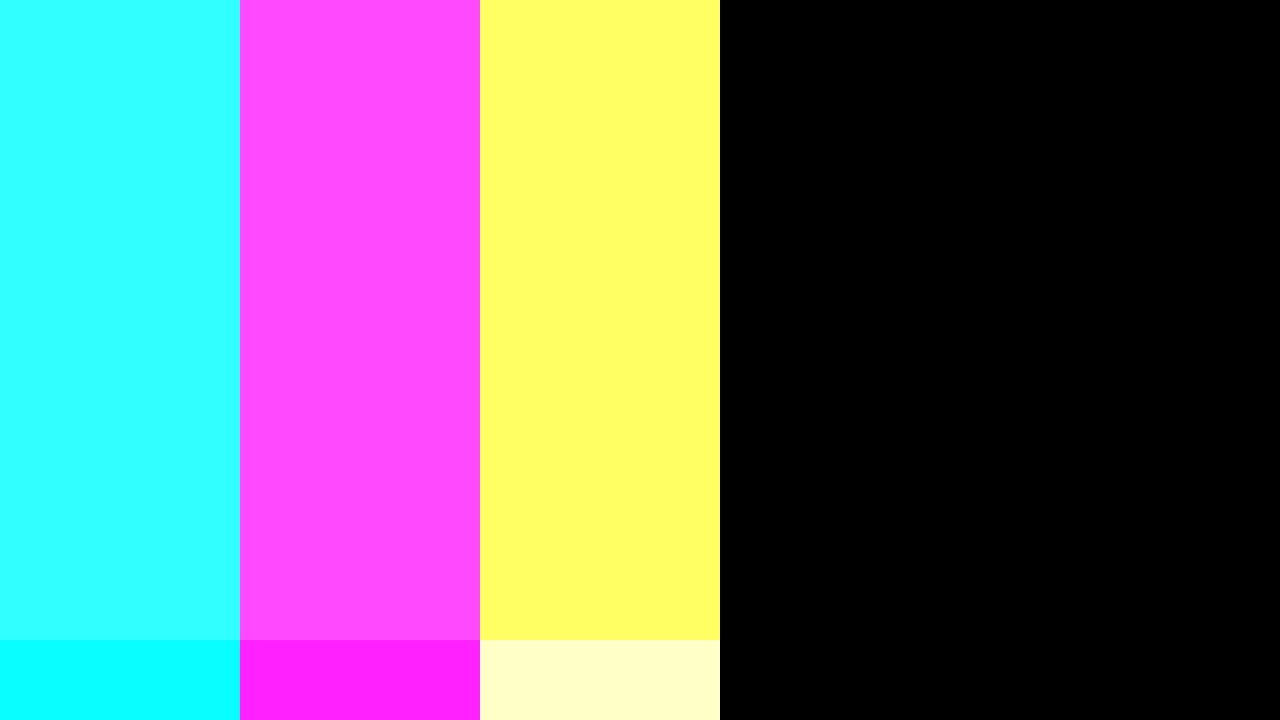
#> input picture final10.jpg, 1280 x 720 px, given in place of big_pic.jpg, which was not available
$ python Parallel4.py
#> lines starting #> are read from the running program, lines starting #| are printed output that depends on the picture; pictures that were not available may be replaced by others from this repository, and a replacement may not be noted
from PIL import Image
import numpy as np
from multiprocessing import Pool, current_process
import os
import time


def process_image(image_part, shift_value, color_channel):
    # Record start time
    start_time = time.time()

    # Convert PIL Image to numpy array
    img_shift = np.array(image_part)

    # Shift the colour channel
    img_shift[..., color_channel] = (img_shift[..., color_channel] + shift_value).clip(
        0, 255
    )

    # Convert numpy array to PIL Image
    processed_img = Image.fromarray(img_shift.astype("uint8"))

    # Record end time
    end_time = time.time()

    # Calculate process time
    process_time = end_time - start_time

    # Get process name
    process_name = current_process().name

    return processed_img, process_name, process_time


def main():
    img = Image.open("C:/Users/pitch/OneDrive/Desktop/paralel/big_pic.jpg")
#> img is the input picture: PIL image 1280x720 RGB; mean R, G, B 104, 108.3, 116.3

    width, height = img.size
#> width = 1280; height = 720
    part_height = height // 2
#> part_height = 360
    part_width = width // 3
#> part_width = 426
    image_parts = []

    for i in range(2):
        for j in range(3):
            left = j * part_width
            upper = i * part_height
            right = (j + 1) * part_width if j + 1 != 3 else width
            lower = (i + 1) * part_height if i + 1 != 2 else height
            part = img.crop((left, upper, right, lower))
            image_parts.append(part)
#> after the loop, image_parts = 6 items

    shift_RGB_value = [50, 75, 100, -50, -75, -100]
    color_channels = [0, 1, 2, 2, 1, 0]  # 0: Red, 1: Green, 2: Blue

    # Create a multiprocessing Pool
    with Pool() as p:
        results = p.starmap(
            process_image, zip(image_parts, shift_RGB_value, color_channels)
        )
#> in process_image, `processed_img = Image.fromarray(img_shift.astype("uint8"))`:
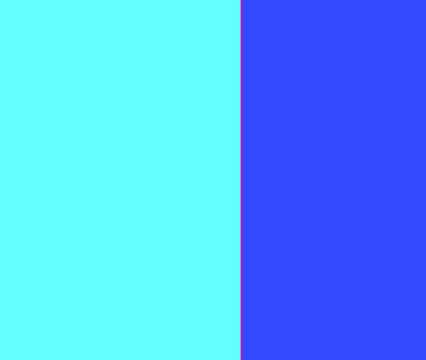
#> processed_img: PIL image 426x360 RGB; mean R, G, B 77.8, 175.5, 255
#> call 2 of process_image, with shift_value = 75, color_channel = 1
#> in process_image (call 2), `img_shift[..., color_channel] = (img_shift[..., color_channel] + shift..`:
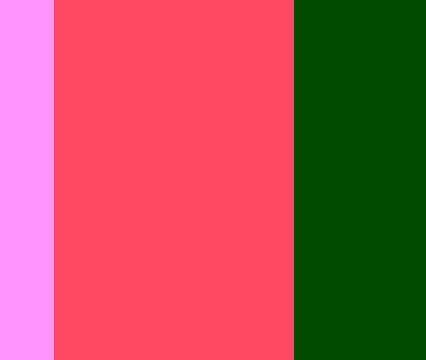
#> img_shift: shape (360, 426, 3); mean R, G, B 175.9, 83.1, 88.2
#> in process_image (call 2), `process_time = end_time - start_time`: process_time = 0.0225
#> call 3 of process_image, with shift_value = 100, color_channel = 2
#> in process_image (call 3), `img_shift = np.array(image_part)`: img_shift: shape (360, 428, 3); every value is 0
#> in process_image (call 3), `img_shift[..., color_channel] = (img_shift[..., color_channel] + shift..`:
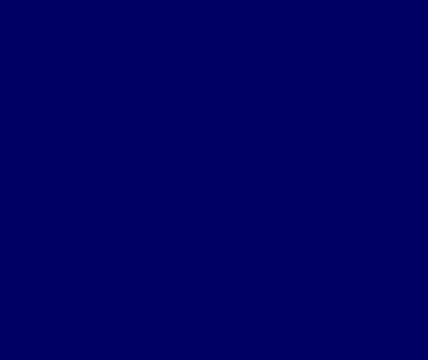
#> img_shift: shape (360, 428, 3); mean R, G, B 0, 0, 100
#> in process_image (call 3), `process_time = end_time - start_time`: process_time = 0.0128
#> call 4 of process_image, with shift_value = -50, color_channel = 2
#> in process_image (call 4), `img_shift[..., color_channel] = (img_shift[..., color_channel] + shift..`:
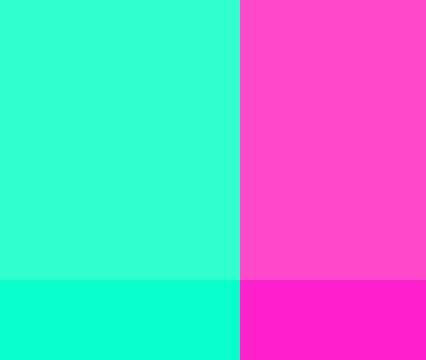
#> img_shift: shape (360, 426, 3); mean R, G, B 133.9, 171.5, 204.9
#> in process_image (call 4), `process_time = end_time - start_time`: process_time = 0.02
#> in process_image (call 5), `img_shift = np.array(image_part)`:
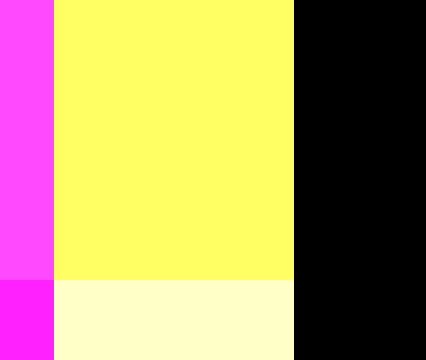
#> img_shift: shape (360, 426, 3); mean R, G, B 175.9, 151.3, 100.7
#> in process_image (call 5), `img_shift[..., color_channel] = (img_shift[..., color_channel] + shift..`:
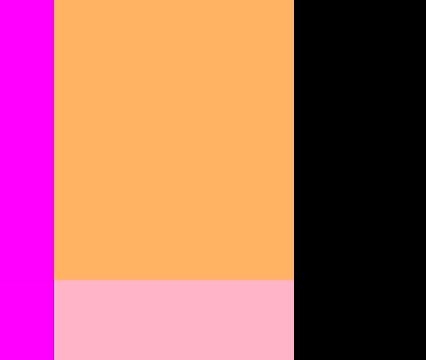
#> img_shift: shape (360, 426, 3); mean R, G, B 175.9, 100.9, 100.7
#> in process_image (call 5), `process_time = end_time - start_time`: process_time = 0.0206
#> results = 6 items

    processed_parts = [result[0] for result in results]
#> processed_parts = 6 items
    process_info = [(result[1], result[2]) for result in results]
#> process_info = [('MainProcess', 0.0106), ('MainProcess', 0.0225), ('MainProcess', 0.0128), ('MainProcess', 0.02), ('MainProcess', 0.0206), ('MainProcess', 0.00123)]

    final_img = Image.new("RGB", img.size)
#> final_img: PIL image 1280x720 RGB; every value is 0
    for i in range(2):
        for j in range(3):
            final_img.paste(
                processed_parts[i * 3 + j], (j * part_width, i * part_height)
            )
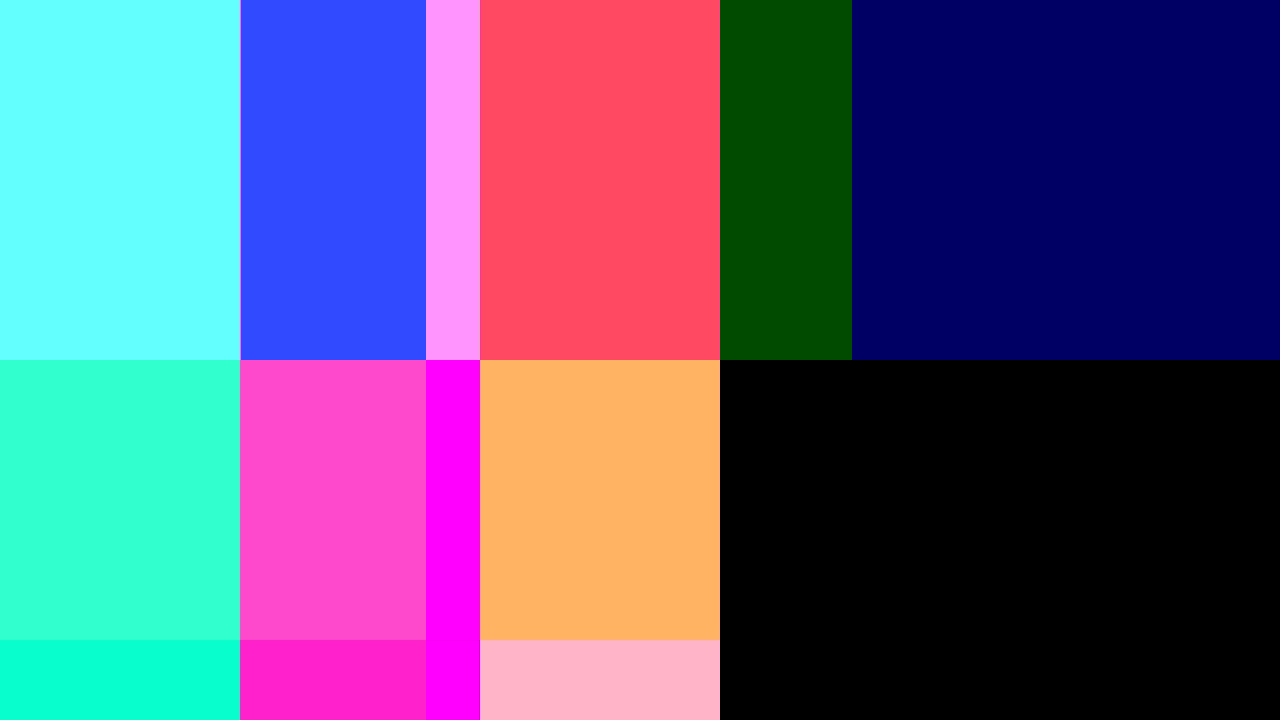
#> final_img: PIL image 1280x720 RGB; mean R, G, B 93.8, 88.4, 124.7

    directory = "C:/Users/pitch/OneDrive/Desktop/paralel"
    if not os.path.exists(directory):
        os.mkdir(directory)

    image_path = os.path.join(directory, "final18.jpg")
    final_img.save(image_path)

    # Write process information to a .txt file
    with open(os.path.join(directory, "process_info4.txt"), "w") as f:
        for info in process_info:
            f.write(f"Process {info[0]} took {info[1]} seconds\n")
#> this loop made 6 passes


if __name__ == "__main__":
    main()

$ run again, on final12.jpg
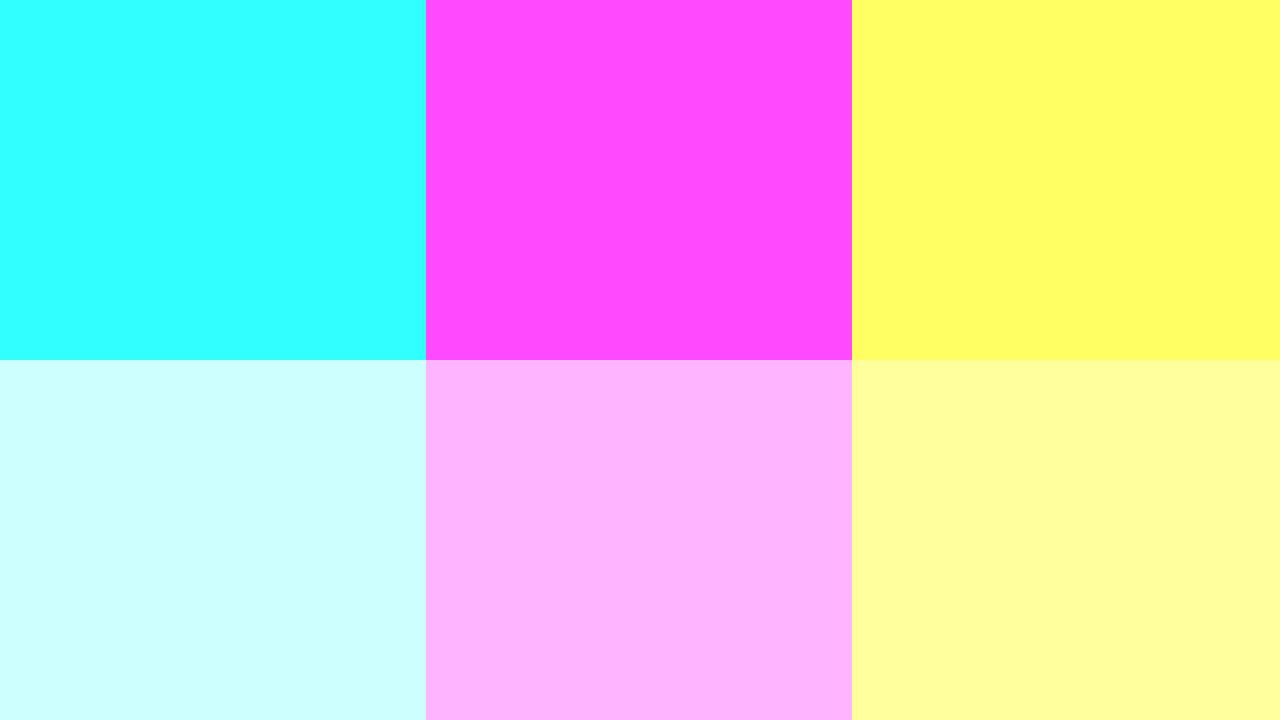
#> input picture final12.jpg, 1280 x 720 px, given in place of big_pic.jpg, which was not available
#> in main, img is the input picture: PIL image 1280x720 RGB; mean R, G, B 212.3, 212.1, 212.3
#> after the loop in main, `for i in range(2):`: image_parts = 6 items
#> in process_image (call 6), `img_shift[..., color_channel] = (img_shift[..., color_channel] + shift..`:
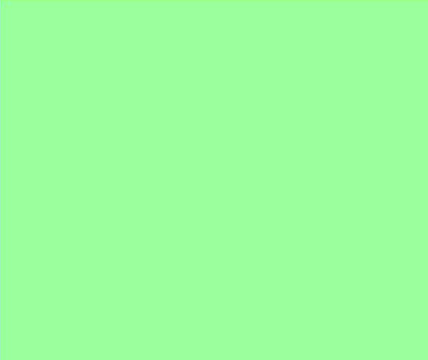
#> img_shift: shape (360, 428, 3); mean R, G, B 155, 255, 156.9
#> process_time = 0.0188
#> results = 6 items
#> process_info = [('MainProcess', 0.00985), ('MainProcess', 0.0219), ('MainProcess', 0.0216), ('MainProcess', 0.0201), ('MainProcess', 0.0196), ('MainProcess', 0.0188)]
#> after the loop in main, `for i in range(2):`:
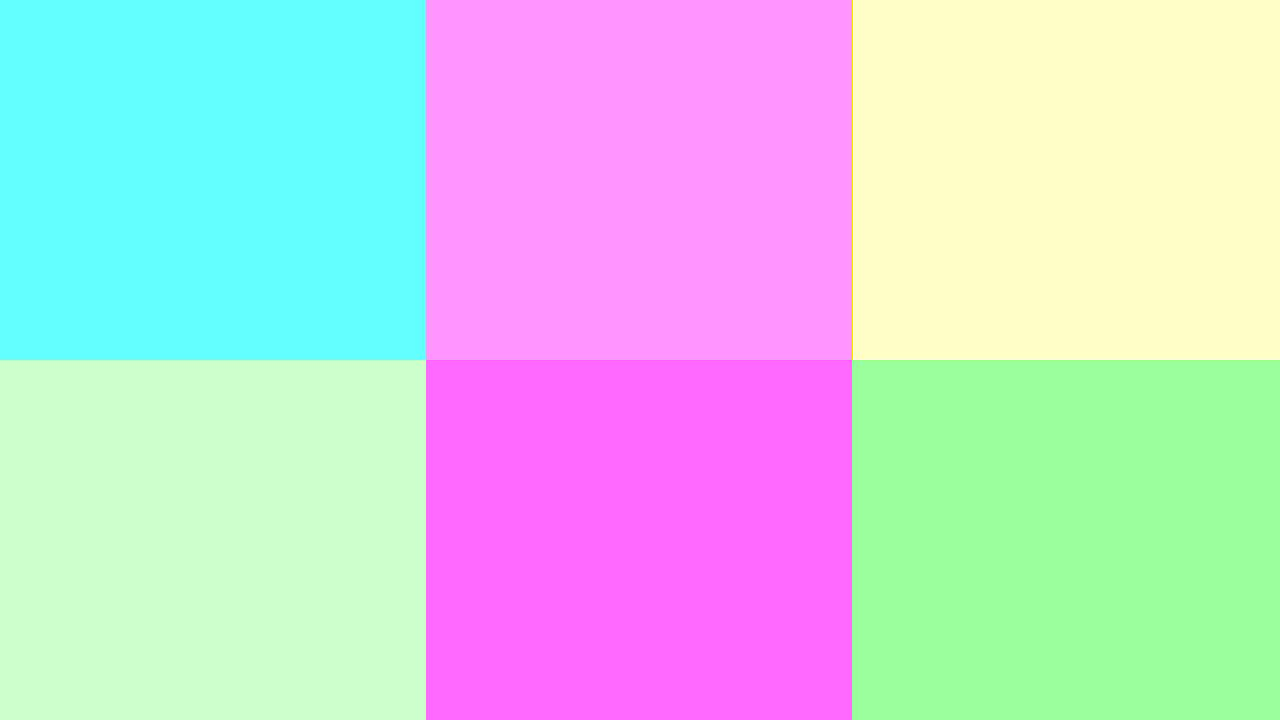
#> final_img: PIL image 1280x720 RGB; mean R, G, B 203.9, 212.1, 220.6
#> the loop in main, `for info in process_info:` made 6 passes
